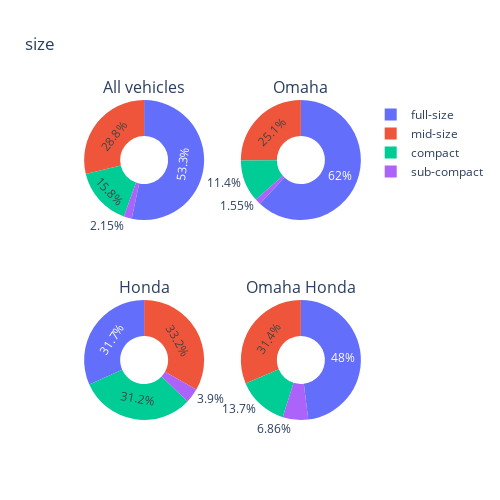

Notebook code cell kept with this figure:
### Code cell
oLabels = omaha_df['size'].value_counts().index
oValues = omaha_df['size'].value_counts().values
hLabels = honda_df['size'].value_counts().index
hValues = honda_df['size'].value_counts().values
oh_labels = omahonda_df['size'].value_counts().index
oh_Values = omahonda_df['size'].value_counts().values
all_labels = df['size'].value_counts().index
all_Values = df['size'].value_counts().values


from plotly.subplots import make_subplots

# Create subplots: use 'domain' type for Pie subplot
# Create subplots: use 'domain' type for Pie subplot
fig = make_subplots(rows=2, cols=2, specs=[[{'type':'domain'}, {'type':'domain'}], [{'type':'domain'}, {'type':'domain'}]],              subplot_titles=("All vehicles", "Omaha", "Honda", "Omaha Honda"))
fig.add_trace(go.Pie(labels=all_labels, values=all_Values, name="All"),
              1, 1)
fig.add_trace(go.Pie(labels=oLabels, values=oValues, name="Omaha"),
              1, 2)
fig.add_trace(go.Pie(labels=hLabels, values=hValues, name="Honda"),
              2, 1)
fig.add_trace(go.Pie(labels=oh_labels, values=oh_Values, name="Omaha Honda"),
              2, 2)
# Use `hole` to create a donut-like pie chart
fig.update_traces(hole=.4, hoverinfo="label+percent+name")
fig.update_layout(height=500, width=500,
                  title_text="size")
fig.show()

### Figure 1 — Plotly figure (JSON) as saved in the notebook; plotly's stock layout.template omitted (floating-point values rounded to 4 significant figures)
{"data": [{"domain": {"x": [0, 0.45], "y": [0.625, 1]}, "hole": 0.4, "hoverinfo": "label+percent+name", "labels": ["full-size", "mid-size", "compact", "sub-compact"], "name": "All", "type": "pie", "values": [400787, 216129, 118543, 16140]}, {"domain": {"x": [0.55, 1], "y": [0.625, 1]}, "hole": 0.4, "hoverinfo": "label+percent+name", "labels": ["full-size", "mid-size", "compact", "sub-compact"], "name": "Omaha", "type": "pie", "values": [1760, 713, 323, 44]}, {"domain": {"x": [0, 0.45], "y": [0, 0.375]}, "hole": 0.4, "hoverinfo": "label+percent+name", "labels": ["mid-size", "full-size", "compact", "sub-compact"], "name": "Honda", "type": "pie", "values": [12961, 12355, 12187, 1523]}, {"domain": {"x": [0.55, 1], "y": [0, 0.375]}, "hole": 0.4, "hoverinfo": "label+percent+name", "labels": ["full-size", "mid-size", "compact", "sub-compact"], "name": "Omaha Honda", "type": "pie", "values": [49, 32, 14, 7]}], "layout": {"annotations": [{"font": {"size": 16}, "showarrow": false, "text": "All vehicles", "x": 0.225, "xanchor": "center", "xref": "paper", "y": 1, "yanchor": "bottom", "yref": "paper"}, {"font": {"size": 16}, "showarrow": false, "text": "Omaha", "x": 0.775, "xanchor": "center", "xref": "paper", "y": 1, "yanchor": "bottom", "yref": "paper"}, {"font": {"size": 16}, "showarrow": false, "text": "Honda", "x": 0.225, "xanchor": "center", "xref": "paper", "y": 0.375, "yanchor": "bottom", "yref": "paper"}, {"font": {"size": 16}, "showarrow": false, "text": "Omaha Honda", "x": 0.775, "xanchor": "center", "xref": "paper", "y": 0.375, "yanchor": "bottom", "yref": "paper"}], "height": 500, "title": {"text": "size"}, "width": 500}}
